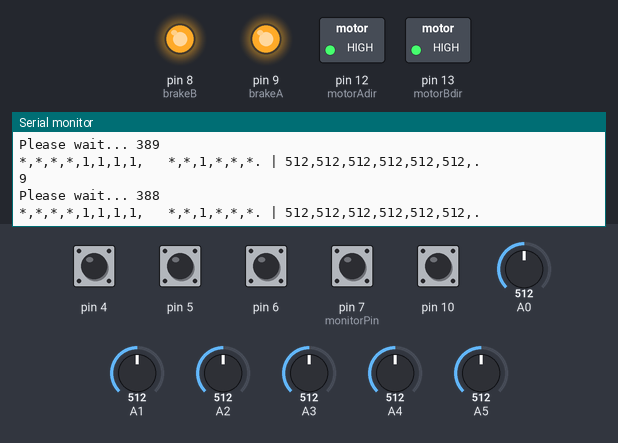
Simulated run of this sketch. Board: Arduino Uno, built with avr-gcc and run on an emulated ATmega328P. On the bench: switched loads named in the sketch (green lamp = pin HIGH), output pins drawn as LEDs (lit = HIGH), the last lines printed to the serial monitor. Inputs (shaded band) come from the test bench; at power-on: pin 4–6, pin 7 (monitorPin), pin 10 HIGH, A0 = 512, A1 = 512, A2 = 512, A3 = 512, A4 = 512, A5 = 512.

Above: at 1.2 s.
1.3 s: A0 set to 108
At 1.38 s:
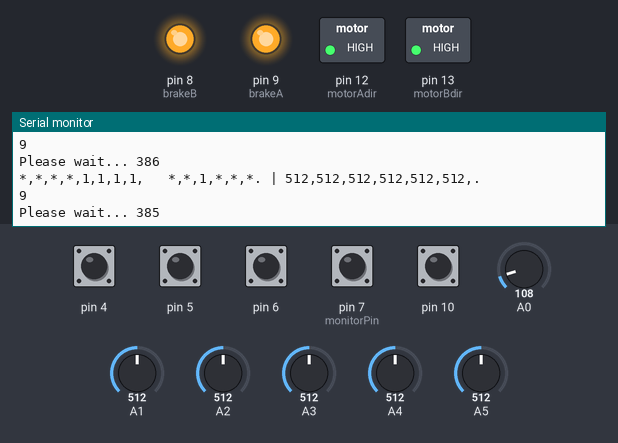
4.3 s: A0 set to 94
At 4.52 s:
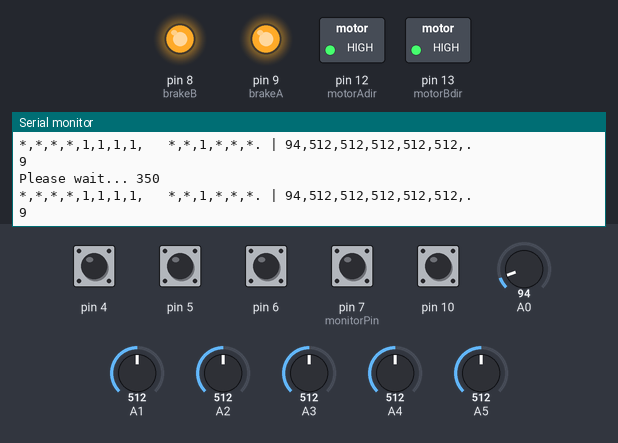
5.8 s: A1 set to 108
At 5.82 s:
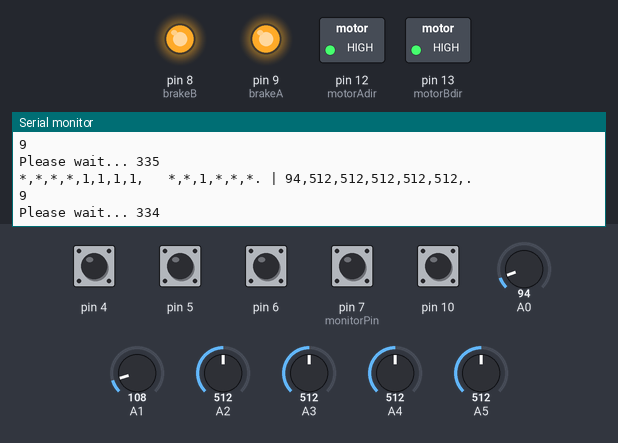
8.8 s: A1 set to 91
At 8.84 s:
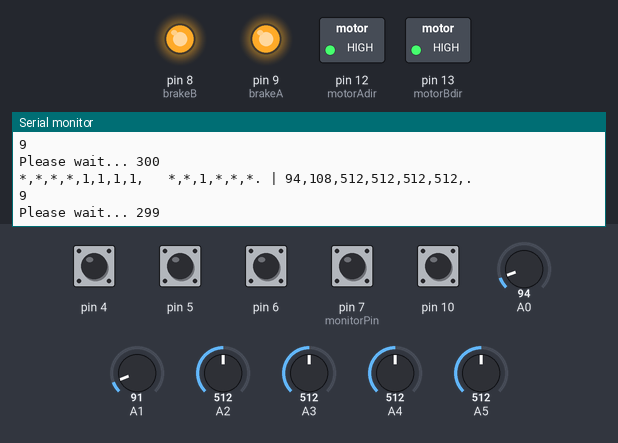
Timing chart, 0 to 11.8 s (numbered marks = the images above; inputs shaded):
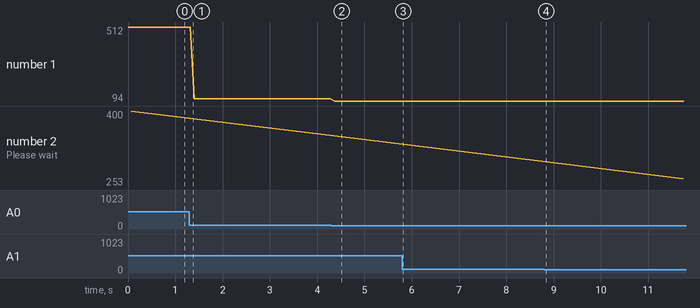

Measured:
- the behaviour switches between 100 and 99 on A0 (found by bisection; images 1 and 2)
- after the input at 4.3 s, the serial monitor: prints a new line after 0.07 s (image 2)
- plotted number 1: 512 → 108 after the input at 1.3 s, 108 → 94 after the input at 4.3 s

The sketch:

nekoPin.ino
```cpp
/* The revised edition of NekoBoard2 machine with pin monitor.
 // contains source of NekoBoard2.
 // (c) 2014 A.Fujimoto
 // twitter: @shiva5300
 */

// define abbrev.
#define kprint Serial.print
#define kprintln Serial.println

// declare variables.
int i;
int val;
int str; // via serial debugging.
int debugTime = 500;  // for debugging use, wait time.

/* Inportant! UNSTABLE inprementation.*/
// added on 20140928
const int aPin = 0; // analogRead pin definition.
const int motorAdir = 12; // motor A direction.
const int motorApwm = 3; // motor A speed.
const int brakeA = 9; // brake A.
const int motorBdir = 13; // motor B direction.
const int motorBpwm = 11; // motor B speed.
const int brakeB = 8; // brake B.
const int csA = A0; // current sense for motor channel A.
const int csB = A1; // current sense for motor channel B.
const int water_sense = 2;  // raise to HIGH when water is empty.
// from motorABtest-kai.

int outPin[] = {
  0, 1, 2, 3, 8, 9, 11, 12, 13};  // Pin#2 needs to be considered.
/*
  3:PWM(A), 9:Brake(A), 12:Dir(A).
 12:PWM(B), 8:Brake(B), 13:Dir(B).
 Available pins: (2), 4, 5, 6, 7, 10.
 */
int outLen = sizeof(outPin) / sizeof(outPin[0]);
int counter = 0;
int pinState[14];
int boardState;
int initTime = 400;   // margin time for first-run initialization.
unsigned long int cTime;  // temporary variable for time storing.
boolean firstRun = true;
boolean isDebug = true;
int monitorPin = 7;
char output[3];


void setup() {
  // put your setup code here, to run once:
  for(int i=0;i<=13;i++){
    pinState[i] = 0;
  }
  /*
  system("touch ~/status.txt");  // status file.
   system("echo '000' > status.txt"); // zero fill status file.
   */
  pinState[10] = 0;  // omajinai.
  for(int j = 0;j<=13;j++){
    for(int k = 0; k<=outLen; k++){
      if(j != outPin[k]){  // if the pin is not in outPin list...
        pinMode(j, INPUT);  // set pin as INPUT.
        //input pullup
        digitalWrite(j, HIGH);
      }
      else{  // otherwise, set pin as OUTPUT.
        pinMode(j, OUTPUT);
        pinState[j] = 1;
      }
    }
  }  // input Pin initialize end.

  /*  Added on 20140928  */
  // OUTPUT pin declaration begins.
  pinMode(motorAdir, OUTPUT); //Initiates Motor Channel A pin
  pinMode(brakeA, OUTPUT); //Initiates Brake Channel A pin
  pinMode(motorBdir, OUTPUT); // initialize motor channel B.
  pinMode(brakeB, OUTPUT); // initialize motor channel B.
  pinMode(water_sense, INPUT);
  //  digitalWrite(water_sense, HIGH);  // activate input pullup resistor.
  // OUTPUT pin declaration ends.


  Serial.begin(9600);
  //  Serial1.begin(115200);
}  // end setup.

void loop() {
  /*
  FILE *fp;
   fp = fopen("status.txt", "r");
   fgets(output, 2, fp);
   fclose(fp);
   kprintln();
   kprintln(output);
   delay(200);
   */

  //  Serial1.println("loop");
  cTime = millis();  // get current time.
  // put your main code here, to run repeatedly:
  if(firstRun == true){  // This will runs in first time only.
    boardState = 1;  // initialization of all GPIO pins.
    while(boardState == 1){
      boardState = initialize(initTime);
      if (boardState == 0)break;
    }
  }
  kprintln("----------Init OK.----------");
  firstRun = false;

  // Smell checker.
  if(readOdor() == 1){  // readOdor() returns 1 when smelled.
    talk();  // voidMethod, drive speaker board via sending signal.
  }
  kprint(readOdor());  // debug print.
  kprintln("Smell Checked.");

  // Water monitor.
  if(readWater() == 1){  // readWater() returns 1 when there is no water.
    motor();  // voidMethod, supply water with motor shield.
  }
  kprint(readWater());  // debug print.
  kprintln("                Water Checked.");
  kprint("took ");
  kprint(millis() - cTime);
  kprintln(" ms for 1 iteration.");
  kprintln(digitalRead(7));  // debug print.
  if(Serial.available()!=0){
    readSerial();
  }
  delay(debugTime);

}  // end loop.

// subroutines.
int initialize(int x){
  for(counter = 0; counter <= x; counter++){
    for(int i = 0; i<=13;i++){
      if(pinState[i] == 0){
        val = digitalRead(i);
        kprint(val);
      }
      else if(pinState[i] == 1){
        kprint("*");
      }
      if (i==13)break;
      kprint(",");
      if(i%7 == 0 && i != 0){
        kprint("   ");
      }
    }
    kprint(". | ");
    for(i = 0;i<=5;i++){
      kprint(analogRead(i));
      kprint(",");
      if (i == 5) break;
    }
    kprintln(".");
    kprintln(outLen);
    kprint("Please wait... ");
    kprintln(initTime - counter);
    //    delay(100);
    //    counter++;
  }
  return 0;
}

int readOdor(){
  if(~isDebug){
    // no smell code
    return 0;
  }
  else{
    // smell code
    if(isDebug)return 1;
  }
}

int readWater(){
  if(~isDebug){
    // water is OK
    return 0;
  }
  else{
    // water is empty
    if(isDebug)return 1;
  }

}

void talk(){
  atpOn();  // invoke talking board.
}

void motor(){
  motorDebugB();
}


void atpOn(){
}

void motorDebugB(){
  // motor A is feeding.
  // motor B is watering.
  digitalWrite(brakeA, HIGH);
  digitalWrite(brakeB, HIGH);
  digitalWrite(brakeA, LOW);
  digitalWrite(brakeB, LOW);

  if(digitalRead(water_sense) == HIGH){
    Serial.println(analogShow(aPin));
    //forward @ full speed
    digitalWrite(motorBdir,HIGH);  // drive this motor channel!
    digitalWrite(brakeB, LOW);
    //    digitalWrite(motorAdir, HIGH); //Establishes forward direction of Channel A
    digitalWrite(brakeA, LOW);   //Disengage the Brake for Channel A
    //    digitalWrite(motorApwm, 255);   //Spins the motor on Channel A at full speed
    digitalWrite(motorBpwm,255);  // spins the motor on channel B at half speed.
    delay(300);  // set apropriate time for winding up an water tank.
    Serial.println(analogShow(aPin));
    //backward @ full speed
    digitalWrite(motorBdir,LOW);
    digitalWrite(brakeB, LOW);
    //    digitalWrite(motorAdir, LOW); //Establishes forward direction of Channel A
    digitalWrite(brakeA, LOW);   //Disengage the Brake for Channel A
    //    digitalWrite(motorApwm, 255);   //Spins the motor on Channel A at full speed
    digitalWrite(motorBpwm,255);  // spins the motor on channel B at half speed.
    delay(300);
    Serial.println(analogShow(aPin));

    //    digitalWrite(brakeA, HIGH); //Eengage the Brake for Channel A
    digitalWrite(brakeB, HIGH); //engage the brake for channel B
    delay(1000);
    digitalWrite(brakeA, LOW); // Disable the brake for Channel A
    digitalWrite(brakeB, LOW);
    Serial.println(analogShow(aPin));
  }
}
int analogShow(int x){
  return analogRead(x);
}

void readSerial(){
  str = Serial.read();
  kprint(str);
  delay(1000);

  if(str == 114 /* atoi("r") */ ){  // "r"
    kprintln("read");
    //    kprintln(atoi(str));
    delay(5000);
    boardState = initialize(10);
    delay(5000);

  }

  //  if(str != '\0' ){
  //    kprintln(str);
  //    switch(str){
  //    case 'r':
  //      // read ports.
  //      break;
  //
  //    default:
  //    }
  //    delay(3000);
  //  }
  //  Serial.flush();

}
```
